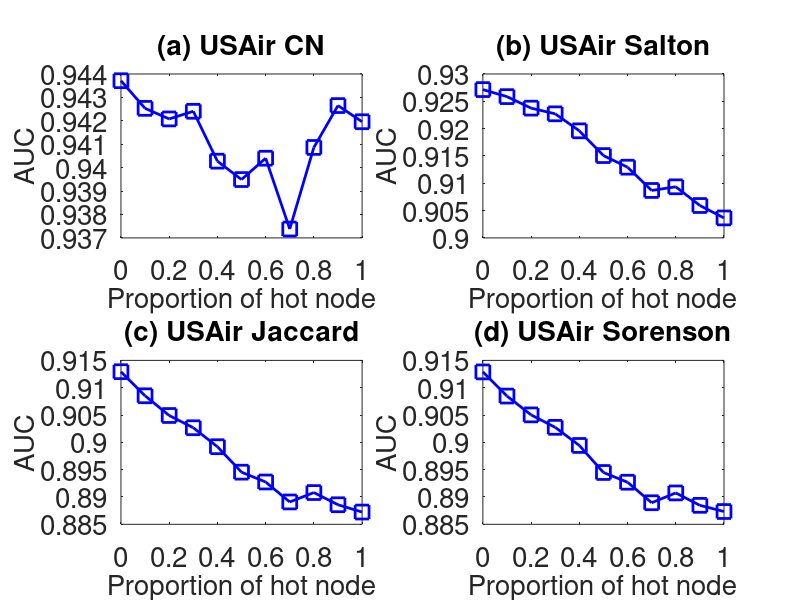

Here is the MATLAB script that generated this plot:
subplot(2,2,1);
x=0:0.1:1;
y=[0.9437121
0.9425322
0.9420806
0.9424069
0.9402769
0.9394913
0.9404028
0.9373796
0.9408626
0.942651
0.9419602
];
plot(x,y,'-bs','LineWidth',2,'MarkerSize',10);
set(gca,'FontSize',20);
xlabel('Proportion of hot node','fontsize',20);
ylabel('AUC','fontsize',20);
title('(a) USAir CN','fontsize',20);

subplot(2,2,2);
x=0:0.1:1;
y=[0.9271427
0.9258566
0.923748
0.9227076
0.9195936
0.9150659
0.9129408
0.9086823
0.9093517
0.9059284
0.9036551
];
plot(x,y,'-bs','LineWidth',2,'MarkerSize',10);
set(gca,'FontSize',20);
xlabel('Proportion of hot node','fontsize',20);
ylabel('AUC','fontsize',20);
title('(b) USAir Salton','fontsize',20);

subplot(2,2,3);
x=0:0.1:1;
y=[0.9129302
0.9085232
0.9049144
0.9026723
0.8992011
0.8945413
0.8927448
0.8890905
0.8908106
0.88858
0.8872437
];
plot(x,y,'-bs','LineWidth',2,'MarkerSize',10);
set(gca,'FontSize',20);
xlabel('Proportion of hot node','fontsize',20);
ylabel('AUC','fontsize',20);
title('(c) USAir Jaccard','fontsize',20);


subplot(2,2,4);
x=0:0.1:1;
y=[0.9128946
0.9084704
0.9050259
0.9027488
0.8994313
0.8944842
0.8927008
0.8889481
0.8907432
0.888473
0.8873417
];
plot(x,y,'-bs','LineWidth',2,'MarkerSize',10);
set(gca,'FontSize',20);
xlabel('Proportion of hot node','fontsize',20);
ylabel('AUC','fontsize',20);
title('(d) USAir Sorenson','fontsize',20);
